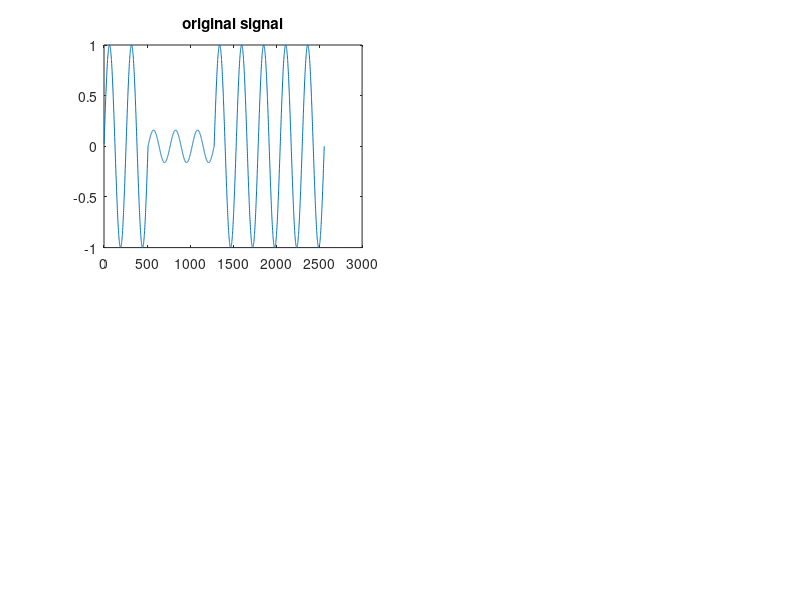

Here is the MATLAB script that generated this plot: (Note: this script raises an error after producing the figure.)
clear all
clc

% Signal Generation
   

    Ns=1*256;     % No of Samples per cycle, So sampling Freq = 256*50 = 12.8 kHZ
    k=[1:Ns*10];  %% 10 cycles total data to be analyzed
    freqs=50;   %% Frequency of the waveform
    spfreq=Ns*freqs;
    

%   Sag Generation  
    mag = 0.16 : .02 : 0.95    
    mm = length (mag);
    class=1;
    
    
    %%%%%% Parameters for Sag, swell and MI
es=2;
ed=[3 3.5 4 4.5 5];
k1=length(ed);

% %%%%%% Parameters for Harmonic
% harm2=0:0.005:0.1;
% harm3=0 :0.01:.3;
% harm5=0 :0.01:.3;
% harm7=0 :0.01:.3;
% harm9=0 :0.01:.3;
% mm=length(harm3);

for j=1:k1
    for i = 1: mm
      
      %%%%%%%%%%%%%%%   SAG GENERATION BLOCK     
      yp=1*sin(2*pi*freqs*k/spfreq);  % Normal Signal
      
      ef=(es+ed(j));
%    
%       %%%%% Sag / Swell / MIGeneration by Varying Sag Magnitude and Sag Duration
      yp(es*Ns+1:ef*Ns) = mag(i)* yp(es*Ns+1:ef*Ns);
      %%%%%%%%%%%%%%%%%%%%%%%%%%%%%%%%%%%%%%%%%%%%%%%%%%%%%%%%%%%%%%%%%%%%%%%%%%%%%%%%%%%%%%%%%%%%%%%
      
%       %%%%% Harmonic Generation
%         yp=1*sin(2*pi*freqs*k/spfreq)+harm3(i)*sin(2*pi*3*freqs*k/spfreq)+harm5(mm-i+1)*sin(2*pi*5*freqs*k/spfreq);  %Only 3rd and 5th
%         yp=1*sin(2*pi*freqs*k/spfreq)+harm3(i)*sin(2*pi*3*freqs*k/spfreq)+harm7(mm-i+1)*sin(2*pi*7*freqs*k/spfreq);  %Only 3rd and 7th
%         yp=1*sin(2*pi*freqs*k/spfreq)+harm3(i)*sin(2*pi*3*freqs*k/spfreq)+harm9(mm-i+1)*sin(2*pi*9*freqs*k/spfreq);  %Only 3rd and 9th
%         yp=1*sin(2*pi*freqs*k/spfreq)+harm5(i)*sin(2*pi*5*freqs*k/spfreq)+harm7(mm-i+1)*sin(2*pi*7*freqs*k/spfreq);  %Only 5th and 7th
%         yp=1*sin(2*pi*freqs*k/spfreq)+harm5(i)*sin(2*pi*5*freqs*k/spfreq)+harm9(mm-i+1)*sin(2*pi*9*freqs*k/spfreq);  %Only 5th and 9th
%         yp=1*sin(2*pi*freqs*k/spfreq)+harm7(i)*sin(2*pi*7*freqs*k/spfreq)+harm9(mm-i+1)*sin(2*pi*9*freqs*k/spfreq);  %Only 7th and 9th
%         yp=1*sin(2*pi*freqs*k/spfreq)+harm3(i)*sin(2*pi*3*freqs*k/spfreq)+harm5(mm-i+1)*sin(2*pi*5*freqs*k/spfreq)+harm7(i)*sin(2*pi*7*freqs*k/spfreq);  %Only 5th and 7th
%         yp=1*sin(2*pi*freqs*k/spfreq)+harm3(i)*sin(2*pi*3*freqs*k/spfreq)+harm5(mm-i+1)*sin(2*pi*5*freqs*k/spfreq)+harm7(mm-i+1)*sin(2*pi*7*freqs*k/spfreq);  %Only 5th and 7th
%         yp=1*sin(2*pi*freqs*k/spfreq)+harm5(i)*sin(2*pi*5*freqs*k/spfreq)+harm7(mm-i+1)*sin(2*pi*7*freqs*k/spfreq)+harm9(i)*sin(2*pi*9*freqs*k/spfreq);  %Only 5th and 7th
%         yp=1*sin(2*pi*freqs*k/spfreq)+harm5(i)*sin(2*pi*5*freqs*k/spfreq)+harm7(mm-i+1)*sin(2*pi*7*freqs*k/spfreq)+harm9(mm-i+1)*sin(2*pi*9*freqs*k/spfreq);  %Only 5th and 7th
%         yp=1*sin(2*pi*freqs*k/spfreq)+harm3(i)*sin(2*pi*3*freqs*k/spfreq)+harm5(mm-i+1)*sin(2*pi*5*freqs*k/spfreq)+harm9(i)*sin(2*pi*9*freqs*k/spfreq);  %Only 5th and 7th
%         yp=1*sin(2*pi*freqs*k/spfreq)+harm3(i)*sin(2*pi*3*freqs*k/spfreq)+harm5(mm-i+1)*sin(2*pi*5*freqs*k/spfreq)+harm9(mm-i+1)*sin(2*pi*9*freqs*k/spfreq);  %Only 5th and 7th
%         yp=1*sin(2*pi*freqs*k/spfreq)+harm3(i)*sin(2*pi*3*freqs*k/spfreq)+harm7(mm-i+1)*sin(2*pi*7*freqs*k/spfreq)+harm9(i)*sin(2*pi*9*freqs*k/spfreq);  %Only 5th and 7th
%         yp=1*sin(2*pi*freqs*k/spfreq)+harm3(i)*sin(2*pi*3*freqs*k/spfreq)+harm7(mm-i+1)*sin(2*pi*7*freqs*k/spfreq)+harm9(mm-i+1)*sin(2*pi*9*freqs*k/spfreq);  %Only 5th and 7th
  
       
       %%%%%%%%%%% SAG / SWELL With Harmonics
%     ef=(es+ed(j));
%     yp(es*Ns+1:ef*Ns) = mag(i)* yp(es*Ns+1:ef*Ns);
%     
    
subplot(2,2,1);
plot(yp);
title('original signal');
 y = yp;
        %%%%% Wavelet Decomposition %%%%%%%%%%%%%

        [C,L]=wavedec(y,11,'db4');

%         Finding cA 
       
        cA11=appcoef(C,L,'db4',11);A11=wrcoef('a',C,L,'db4',11);
        cA10=appcoef(C,L,'db4',10);A10=wrcoef('a',C,L,'db4',10);
        cA9=appcoef(C,L,'db4',9);A9=wrcoef('a',C,L,'db4',9);
        cA8=appcoef(C,L,'db4',8);A8=wrcoef('a',C,L,'db4',8);
        cA7=appcoef(C,L,'db4',7);A7=wrcoef('a',C,L,'db4',7);
        cA6=appcoef(C,L,'db4',6);A6=wrcoef('a',C,L,'db4',6);
        cA5=appcoef(C,L,'db4',5);A5=wrcoef('a',C,L,'db4',5);
        cA4=appcoef(C,L,'db4',4);A4=wrcoef('a',C,L,'db4',4);
        cA3=appcoef(C,L,'db4',3);A3=wrcoef('a',C,L,'db4',3);
        cA2=appcoef(C,L,'db4',2);A2=wrcoef('a',C,L,'db4',2);
        cA1=appcoef(C,L,'db4',1);A1=wrcoef('a',C,L,'db4',1);

%         fINDING cD
       
        cD11=detcoef(C,L,11);D11 = wrcoef('d',C,L,'db4',11);
        cD10=detcoef(C,L,10);sdv10=std(cD10);D10 = wrcoef('d',C,L,'db4',10);
        cD9=detcoef(C,L,9);sdv9=std(cD9);D9 = wrcoef('d',C,L,'db4',9);
        cD8=detcoef(C,L,8);sdv8=std(cD8);D8 = wrcoef('d',C,L,'db4',8);
        cD7=detcoef(C,L,7);sdv7=std(cD7);D7 = wrcoef('d',C,L,'db4',7);
        cD6=detcoef(C,L,6);sdv6=std(cD6);D6 = wrcoef('d',C,L,'db4',6);

        cD5=detcoef(C,L,5);sdv5=std(cD5);D5 = wrcoef('d',C,L,'db4',5);
        cD4=detcoef(C,L,4);sdv4=std(cD4);D4 = wrcoef('d',C,L,'db4',4);
        cD3=detcoef(C,L,3);sdv3=std(cD3);D3 = wrcoef('d',C,L,'db4',3);
        cD2=detcoef(C,L,2);sdv2=std(cD2);D2 = wrcoef('d',C,L,'db4',2);
        cD1=detcoef(C,L,1);sdv1=std(cD1);D1 = wrcoef('d',C,L,'db4',1);

        D=[D1 D2 D3 D4 D5 D6 D7 D8 D9 D10 D11];
        ed1=sum(D1.*D1);ed2=sum(D2.*D2);ed3=sum(D3.*D3);ed4=sum(D4.*D4);ed5=sum(D5.*D5);ed6=sum(D6.*D6);
        ed7=sum(D7.*D7);ed8=sum(D8.*D8);ed9=sum(D9.*D9);ed10=sum(D10.*D10);ed11=sum(D11.*D11);
        
        edr1=sqrt(sum(D1.*D1)/length(D1));
        edr2=sqrt(sum(D2.*D2)/length(D2));
        edr3=sqrt(sum(D3.*D3)/length(D3));
        edr4=sqrt(sum(D4.*D4)/length(D4));
        edr5=sqrt(sum(D5.*D5)/length(D5));
        edr6=sqrt(sum(D6.*D6)/length(D6));
        edr7=sqrt(sum(D7.*D7)/length(D7));
        edr8=sqrt(sum(D8.*D8)/length(D8));
 edr9=sqrt(sum(D9.*D9)/length(D9));
 edr10=sqrt(sum(D10.*D10)/length(D10));
 edr11=sqrt(sum(D11.*D11)/length(D11));

 
%         Energy of Approximation
        A=[A1;A2;A3;A4;A5;A6;A7;A8;A9;A10;A11];
        ea1=sqrt(sum(A1.*A1)/length(A1));
        ea2=sqrt(sum(A2.*A2)/length(A2));
        ea3=sqrt(sum(A3.*A3)/length(A3));
        ea4=sqrt(sum(A4.*A4)/length(A4));
        ea5=sqrt(sum(A5.*A5)/length(A5));
        ea6=sqrt(sum(A6.*A6)/length(A6));
        ea7=sqrt(sum(A7.*A7)/length(A7));
        ea8=sqrt(sum(A8.*A8)/length(A8));
        ea9=sqrt(sum(A9.*A9)/length(A9));
        ea10=sqrt(sum(A10.*A10)/length(A10));
        ea11=sqrt(sum(A11.*A11)/length(A11));
          EA=[ea1 ea2 ea3 ea4 ea5 ea6 ea7 ea8 ea9 ea10 ea11];
          subplot(2,2,2);
          
          plot(EA);
       title('energy of approxumation');
        
         ED=[ed1 ed2 ed3 ed4 ed5 ed6 ed7 ed8 ed9 ed10 ed11];
        EDR=[edr1 edr2 edr3 edr4 edr5 edr6 edr7 edr8 edr9 edr10 edr11];
        subplot(2,2,3);
        
        plot(EDR);
         title('energy of detail coefficients');
         STDV=[std(D1) std(D2) std(D3) std(D4) std(D5) std(D6) std(D7) std(D8) std(D9) std(D10) std(D11)];
        MN=[mean(D1) mean(D2) mean(D3) mean(D4) mean(D5) mean(D6) mean(D7) mean(D8) mean(D9) mean(D10) mean(D11)];
        KRT=[kurtosis(D1) kurtosis(D2) kurtosis(D3) kurtosis(D4) kurtosis(D5) kurtosis(D6) kurtosis(D7) kurtosis(D8) kurtosis(D9) kurtosis(D10) kurtosis(D11)];
        SKW=[skewness(D1) skewness(D2) skewness(D3) skewness(D4) skewness(D5) skewness(D6) skewness(D7) skewness(D8) skewness(D9) skewness(D10) skewness(D11)];
% %         ENTP =[entropy(D1) entropy(D2) entropy(D3) entropy(D4) entropy(D5) entropy(D6) entropy(D7) entropy(D8) entropy(D9) entropy(D10) entropy(D11) entropy(D12) entropy(D13)];
        ENTP =[wentropy(D1,'shannon') wentropy(D2,'shannon') wentropy(D3,'shannon') wentropy(D4,'shannon') wentropy(D5,'shannon') wentropy(D6,'shannon') wentropy(D7,'shannon') wentropy(D8,'shannon') wentropy(D9,'shannon') wentropy(D10,'shannon') wentropy(D11,'shannon')];
%         Feature of Wavelet Transform
        feature_pq_wave(j,i,:)=[EDR STDV MN KRT SKW ENTP];
        feature_pq_wave_new(mm*(j-1)+i,:)=[EDR STDV MN KRT SKW ENTP class];
        
    end
end